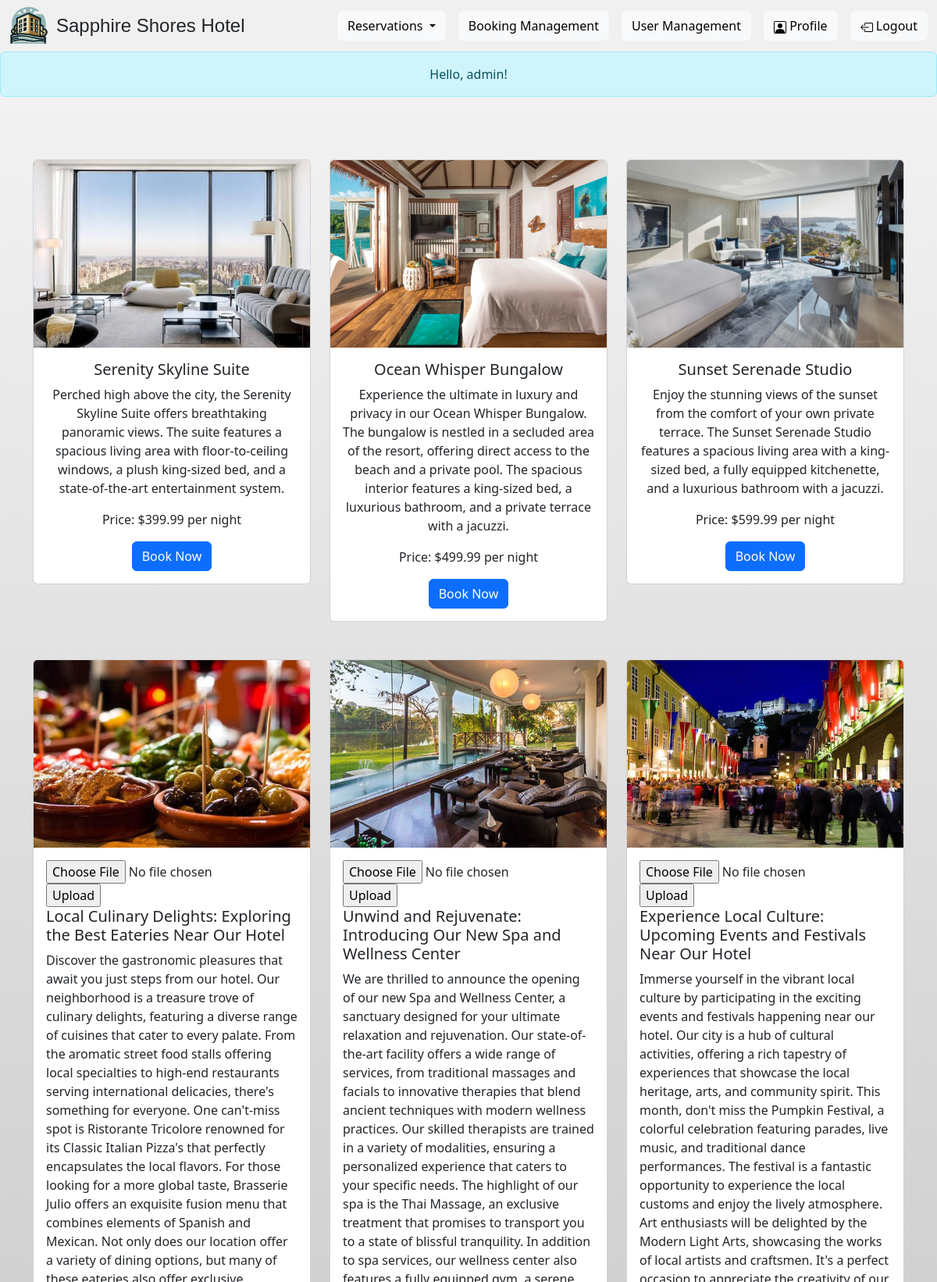
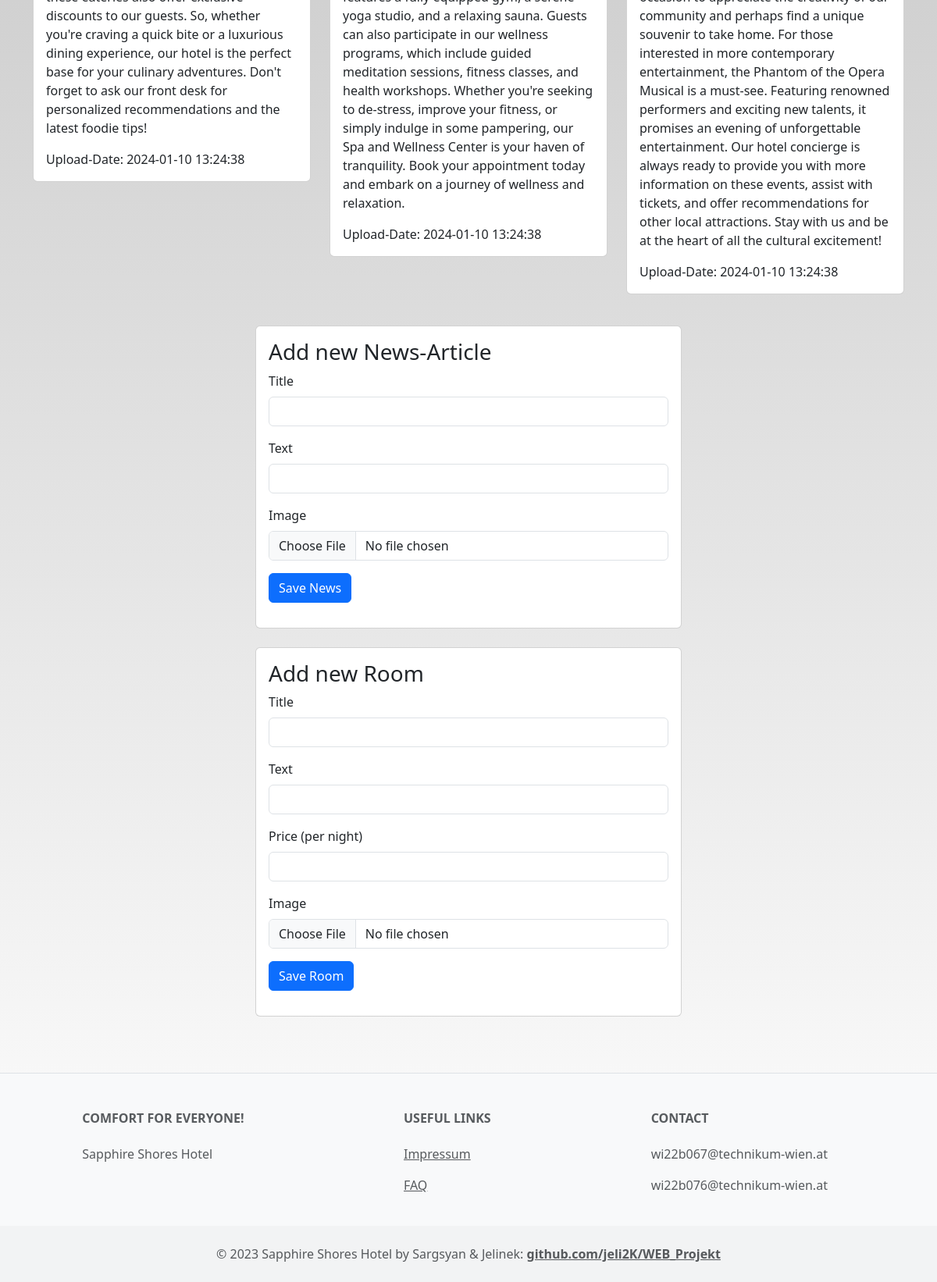
Page /home.php (signed in) on the committed database (2 pictures, top to bottom).
### tables this page shows
CREATE TABLE IF NOT EXISTS userdata (
    id INT AUTO_INCREMENT PRIMARY KEY,
    firstname VARCHAR(255) NOT NULL,
    lastname VARCHAR(255) NOT NULL,
    email VARCHAR(255) NOT NULL,
    hashedPassword VARCHAR(255) NOT NULL,
    city VARCHAR(255) NOT NULL,
    street VARCHAR(255) NOT NULL,
    zipCode INT(4) ZEROFILL NOT NULL,
    is_admin BOOLEAN DEFAULT 0,
    status INT NOT NULL DEFAULT '0'
);

CREATE TABLE IF NOT EXISTS rooms (
    id INT AUTO_INCREMENT PRIMARY KEY,
    title VARCHAR(255) NOT NULL,
    text TEXT NOT NULL,
    price FLOAT(10, 2) NOT NULL,
    image_url VARCHAR(255) NOT NULL
);

CREATE TABLE IF NOT EXISTS news (
    id INT AUTO_INCREMENT PRIMARY KEY,
    title VARCHAR(255) NOT NULL,
    text TEXT NOT NULL,
    date TIMESTAMP DEFAULT CURRENT_TIMESTAMP(),
    image_url VARCHAR(255) NOT NULL
);

### data/dbfunctions.php (called while the page is built, shortened)
<?php
function findAllNews () {
    global $db;
    $sql = "SELECT * FROM `news` ORDER BY `date` DESC";
    $result = $db->query($sql);
    $news = [];
    while ($row = $result->fetch_array()) {
        $news[] = $row;
    }
    return $news;
}
function findAllRooms() {
    global $db;
    $sql = "SELECT * FROM `rooms`";
    $result = $db->query($sql);
    $rooms = [];
    while ($row = $result->fetch_array()) {
        $rooms[] = $row;
    }
    return $rooms;
}
function findUserByEmail($email) {
    global $db;
    $sql = "SELECT * FROM `userdata` WHERE `email` = ?";
    $stmt = $db->prepare($sql);
    $stmt->bind_param("s", $email);
    $stmt->execute();
    $result = $stmt->get_result();
    return $result->fetch_assoc();
}
?>

### home.php (the view, shortened to what this page needs)
<?php
require_once("data/dbaccess.php");
require_once("data/dbfunctions.php");
?>
<!DOCTYPE html>
<html lang="de">
    <head>
        <?php include 'includes/head.php'; ?>
        <?php
        $loggedIn = false;
        if (isset($_SESSION['loggedIn']) && $_SESSION['loggedIn'] == true) {
            $loggedIn = true;
            if (isset($_SESSION['email'])) {
                $email = $_SESSION['email'];
                $userData = findUserByEmail($email);
                if ($userData !== null) {
                    $firstname = $userData['firstname'];
                }
            }
        }
        ?>
        <link href="https://stackpath.bootstrapcdn.com/bootstrap/5.3.2/css/bootstrap.min.css" rel="stylesheet">
        <link href="override.css" rel="stylesheet">
    </head>
    <body>
        <nav>
        <?php
            include 'components/navbar.php';
        ?>
        </nav>
                <div class="row">
                    <div class="col-md-12 text-center mb-3">
                        <div class="alert alert-info" role="alert">
                            <?php
                            if ($loggedIn === true) {
                                echo "<a>Hello, " . htmlspecialchars($firstname) . "!</a>";
                            } else {
                                echo '<a>To book rooms please <a href="register.php" class="alert-link">register here </a>.';
                                echo ' <a> If you already are a user <a href="login.php" class="alert-link">you can login here</a>.';
                            }
                            ?>
                        </div>
                    </div>
                </div>
            <main>
                <?php if ($loggedIn === true): ?>
                <section>
                    <div class="container mt-5">
                        <div class="row">
                            <?php
                            foreach (findAllRooms() as $room) {
                                echo '<div class="col-md-4 mb-4">';
                                echo '<div class="card text-center">';
                                echo '<img src="' . $room['image_url'] . '" class="card-img-top" alt="' . $room['title'] . ' Image">';
                                echo '<div class="card-body">';
                                echo '<h5 class="card-title">' . $room['title'] . '</h5>';
                                echo '<p class="card-text">' . $room['text'] . '</p>';
                                echo '<p class="card-text">Price: $' . number_format($room['price'], 2) . ' per night</p>';
                                echo '<a href="booking.php?room=' . urlencode($room['title']) . '&roomId=' . urlencode($room['id']) . '" class="btn btn-primary">Book Now</a>';
                                echo '</div>';
                                echo '</div>';
                                echo '</div>';
                            }
                            ?>
                        </div>
                    </div>
                </section>
                <?php endif; ?>
                <section>
                    <div class="container my-4">
                        <div class="row">
                        <?php
                        foreach (findAllNews() as $news) {
                            echo '<div class="col-md-4 mb-3">';
                            echo '<div class="card">';
                            $imagePath = isset($news['image_url']) ? $news['image_url'] : '';
                            $imageName = pathinfo($imagePath, PATHINFO_FILENAME);
                            if (!empty($imagePath) && file_exists($imagePath)) {
                                echo '<img src="' . $imagePath . '" class="card-img-top" alt="' . $imageName . '">';
                            } else {
                                echo '<img src="uploads/news/default_news_image.png" class="card-img-top" alt="Default News Image">';
                            }
                            echo '<div class="card-body">';
                            if (isset($_SESSION['admin']) && $_SESSION['admin'] == true) {
                                echo '<form enctype="multipart/form-data" method="post" action="logic/upload.php">';
                                echo '<input type="file" name="image" id="image">';
                                echo '<input type="submit" value="Upload" name="submit">';
                                echo '</form>';
                            }
                            echo '<h5 class="card-title">' . $news['title'] . '</h5>';
                            echo '<p class="card-text">' . $news['text'] . '</p>';
                            echo '<span>' . "Upload-Date: " . $news['date'] . '</span>';
                            echo '</div>';
                            echo '</div>';
                            echo '</div>';
                        }
                        ?>
                        </div>
                    </div>
                </section>
                <?php if (isset($_SESSION['admin']) && $_SESSION['admin']): ?>
                    <section>
                        <div class="container my-4">
                            <div class="row justify-content-center">
                                <div class="col-md-6">
                                    <div class="card">
                                        <div class="card-body">
                                            <h3 class="card-title">Add new News-Article</h3>
                                            <form method="post" action="data/savenews.php" enctype="multipart/form-data">
                                                <div class="mb-3">
                                                    <label for="title" class="form-label">Title</label>
                                                    <input type="text" name="title" id="title" class="form-control">
                                                </div>
                                                <div class="mb-3">
                                                    <label for="text" class="form-label">Text</label>
                                                    <input type="text" name="text" id="text" class="form-control">
                                                </div>
                                                <div class="mb-3">
                                                    <label for="image" class="form-label">Image</label>
                                                    <input type="file" name="image" id="image" class="form-control">
                                                </div>
                                                <div class="mb-3">
                                                    <input type="submit" value="Save News" class="btn btn-primary">
                                                </div>
                                            </form>
                                        </div>
                                    </div>
                                </div>
                            </div>
                        </div>
                    </section>
                <section>
                    <div class="container my-4">
                        <div class="row justify-content-center">
                            <div class="col-md-6">
                                <div class="card">
                                    <div class="card-body">
                                        <h3 class="card-title">Add new Room</h3>
                                        <form method="post" action="data/saveroom.php" enctype="multipart/form-data">
                                            <div class="mb-3">
                                                <label for="title" class="form-label">Title</label>
                                                <input type="text" name="title" id="title" class="form-control">
                                            </div>
                                            <div class="mb-3">
                                                <label for="text" class="form-label">Text</label>
                                                <input type="text" name="text" id="text" class="form-control">
                                            </div>
                                            <div class="mb-3">
                                                <label for="price" class="form-label">Price (per night)</label>
                                                <input type="text" name="price" id="price" class="form-control">
                                            </div>
                                            <div class="mb-3">
                                                <label for="image" class="form-label">Image</label>
                                                <input type="file" name="image" id="image" class="form-control">
                                            </div>
                                            <div class="mb-3">
                                                <input type="submit" value="Save Room" class="btn btn-primary">
                                            </div>
                                        </form>
                                    </div>
                                </div>
                            </div>
                        </div>
                    </div>
                </section>
                <?php endif; ?>
            </main>
        <footer>
           <?php include 'components/footer.php'; ?>
        </footer>
</body>
</html>

### includes/head.php (shortened to what this page needs)
<link href="https://cdn.jsdelivr.net/npm/bootstrap@5.3.2/dist/css/bootstrap.min.css" rel="stylesheet">

### components/navbar.php (shortened to what this page needs)
<nav class="navbar navbar-expand-md" style="background-color: #f0f0f0;">
  <div class="container-fluid">
    <a href="../home.php">
      <img src="../uploads/Logo.png" alt="Logo" title="Logo" height="50" width="50" margin="5">
    </a>
    <span style="font-family: 'Arial', sans-serif; font-size: 24px; margin-left: 10px; vertical-align: middle;">Sapphire Shores Hotel</span>
    <div class="collapse navbar-collapse" id="navbarNavDropdown">
      <ul class="navbar-nav ms-auto">
        <?php if (isset($_SESSION['loggedIn']) && $_SESSION['loggedIn'] == true): ?>
          <div class="dropdown">
            <button class="btn btn-light dropdown-toggle" type="button" id="reservationsDropdown" data-bs-toggle="dropdown" aria-expanded="false">
              Reservations
            </button>
          </div>
          <?php if (isset($_SESSION['admin']) && $_SESSION['admin']): ?>
                <li class="nav-item">
                    <a href="/reservationsmanagement.php" method="POST">
                        <button class="btn btn-light ms-3" type="submit" name="profile">
                                <path d="M11 6a3 3 0 1 1-6 0 3 3 0 0 1 6 0z"/>
                                <path d="M2 0a2 2 0 0 0-2 2v12a2 2 0 0 0 2 2h12a2 2 0 0 0 2-2V2a2 2 0 0 0-2-2H2zm12 1a1 1 0 0 1 1 1v12a1 1 0 0 1-1 1v-1c0-1-1-4-6-4s-6 3-6 4v1a1 1 0 0 1-1-1V2a1 1 0 0 1 1-1h12z"/>
                            Booking Management
                        </button>
                    </a>
                </li>
                <?php endif; ?>
            <?php if (isset($_SESSION['admin']) && $_SESSION['admin']): ?>
                <li class="nav-item">
                    <a href="/usermanagement.php" method="POST">
                        <button class="btn btn-light ms-3" type="submit" name="profile">
                                <path d="M11 6a3 3 0 1 1-6 0 3 3 0 0 1 6 0z"/>
                                <path d="M2 0a2 2 0 0 0-2 2v12a2 2 0 0 0 2 2h12a2 2 0 0 0 2-2V2a2 2 0 0 0-2-2H2zm12 1a1 1 0 0 1 1 1v12a1 1 0 0 1-1 1v-1c0-1-1-4-6-4s-6 3-6 4v1a1 1 0 0 1-1-1V2a1 1 0 0 1 1-1h12z"/>
                            User Management
                        </button>
                    </a>
                </li>
                <?php endif; ?>
          <li class="nav-item">
          <a href="../profile.php" method="POST">
            <button class="btn btn-light ms-3" type="submit" name="profile">
              Profile
            </button>
          </a>
          </li>
          <li class="nav-item">
            <form action="../logic/logout.php" method="POST">
            <button class="btn btn-light ms-3" type="submit" name="logout" value="true">
              Logout
            </button>
            </form>
          </li>
        <?php endif; ?>
      </ul>
    </div>
  </div>
</nav>

### components/footer.php (shortened to what this page needs)
<section class="pt-5">
</section>
<footer class="text-center text-lg-start bg-light text-muted">
  <section class="d-flex mt-0 border-bottom">
  </section>
  <section class="">
    <div class="container text-center text-md-start mt-5">
      <div class="row mt-3">
        <div class="col-md-3 col-lg-4 col-xl-3 mx-auto mb-4">
          <h6 class="text-uppercase fw-bold mb-4">
            <i class="fas fa-gem mx-auto text-secondary"></i>Comfort for Everyone!
          </h6>
          <p>
            Sapphire Shores Hotel
          </p>
        </div>
        <div class="col-md-3 col-lg-2 col-xl-2 mx-auto mb-4">
          <h6 class="text-uppercase fw-bold mb-4">
            Useful links
          </h6>
          <p>
            <a href="../impressum.php" class="text-reset">Impressum</a>
          </p>
          <p>
            <a href="../faq.php" class="text-reset">FAQ</a>
          </p>
        </div>
        <div class="col-md-4 col-lg-3 col-xl-3 mx-auto mb-md-0 mb-4">
          <h6 class="text-uppercase fw-bold mb-4">Contact</h6>
          <p>
            wi22b067@technikum-wien.at
          </p>
          <p>
            wi22b076@technikum-wien.at
          </p>
        </div>
      </div>
    </div>
  </section>
  <div class="text-center p-4" style="background-color: rgba(0, 0, 0, 0.025);">
    © 2023 Sapphire Shores Hotel by Sargsyan & Jelinek:
    <a class="text-reset fw-bold" href="https://github.com/jeli2k/WEB_Projekt">github.com/jeli2K/WEB_Projekt</a>
  </div>
</footer>

### override.css (style rules this page uses)
:root { --my-primary: red; }

### home.php (style rules this page uses)
.card-img-top { width: 100%; height: 240px; object-fit: cover; }
body { background: linear-gradient( to bottom, rgba(240, 240, 240, 0.7) 0%, rgba(204, 204, 204, 0.9) 50%, rgba(255, 255, 255, 1) 100% ), url('uploads/news/background.jpg'); background-size: cover; background-position: top center; background-repeat: no-repeat; }

### rows in the picture
userdata: firstname "admin"
rooms: image_url (picture), title "Serenity Skyline Suite", text "Perched high above the city, the Serenity Skyline Suite offers breathtaking panoramic views. The suite features a spacious living area with floor-to-ceiling windows, a plush king-sized bed, and a state-of-the-art entertainment system.", price "399.99"
rooms: image_url (picture), title "Ocean Whisper Bungalow", text "Experience the ultimate in luxury and privacy in our Ocean Whisper Bungalow. The bungalow is nestled in a secluded area of the resort, offering direct access to the beach and a private pool. The spacious interior features a king-sized bed, a luxurious bathroom, and a private terrace with a jacuzzi.", price "499.99"
rooms: image_url (picture), title "Sunset Serenade Studio", text "Enjoy the stunning views of the sunset from the comfort of your own private terrace. The Sunset Serenade Studio features a spacious living area with a king-sized bed, a fully equipped kitchenette, and a luxurious bathroom with a jacuzzi.", price "599.99"
news: image_url (picture), title "Local Culinary Delights: Exploring the Best Eateries Near Our Hotel", text "Discover the gastronomic pleasures that await you just steps from our hotel. Our neighborhood is a treasure trove of culinary delights, featuring a diverse range of cuisines that cater to every palate. From the aromatic street food stalls offering local specialties to high-end restaurants serving international delicacies, there's something for everyone. One can't-miss spot is Ristorante Tricolore renowned for its Classic Italian Pizza's that perfectly encapsulates the local flavors. For those looking for a more global taste, Brasserie Julio offers an exquisite fusion menu that combines elements of Spanish and Mexican. Not only does our location offer a variety of dining options, but many of…", date "2024-01-10 13:24:38"
news: image_url (picture), title "Unwind and Rejuvenate: Introducing Our New Spa and Wellness Center", text "We are thrilled to announce the opening of our new Spa and Wellness Center, a sanctuary designed for your ultimate relaxation and rejuvenation. Our state-of-the-art facility offers a wide range of services, from traditional massages and facials to innovative therapies that blend ancient techniques with modern wellness practices. Our skilled therapists are trained in a variety of modalities, ensuring a personalized experience that caters to your specific needs. The highlight of our spa is the Thai Massage, an exclusive treatment that promises to transport you to a state of blissful tranquility. In addition to spa services, our wellness center also features a fully equipped gym, a serene yoga…", date "2024-01-10 13:24:38"
news: image_url (picture), title "Experience Local Culture: Upcoming Events and Festivals Near Our Hotel", text "Immerse yourself in the vibrant local culture by participating in the exciting events and festivals happening near our hotel. Our city is a hub of cultural activities, offering a rich tapestry of experiences that showcase the local heritage, arts, and community spirit. This month, don't miss the Pumpkin Festival, a colorful celebration featuring parades, live music, and traditional dance performances. The festival is a fantastic opportunity to experience the local customs and enjoy the lively atmosphere. Art enthusiasts will be delighted by the Modern Light Arts, showcasing the works of local artists and craftsmen. It's a perfect occasion to appreciate the creativity of our community and…", date "2024-01-10 13:24:38"
